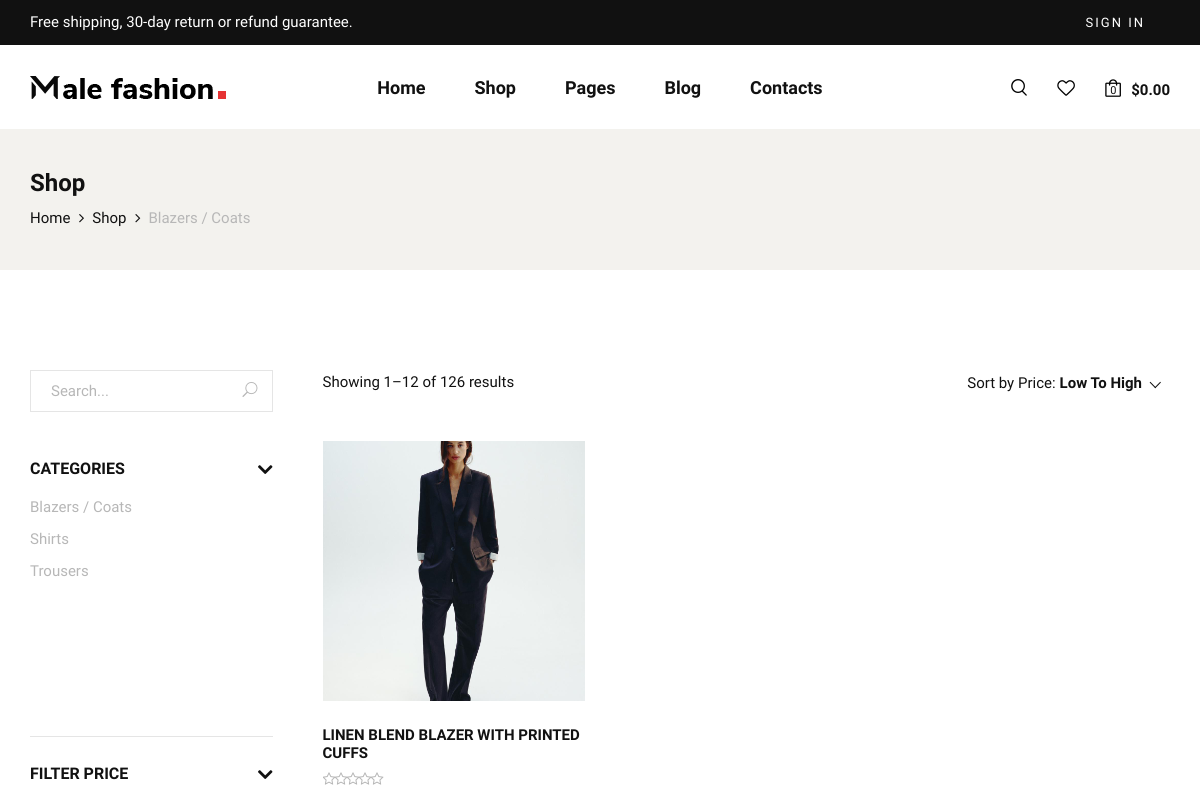
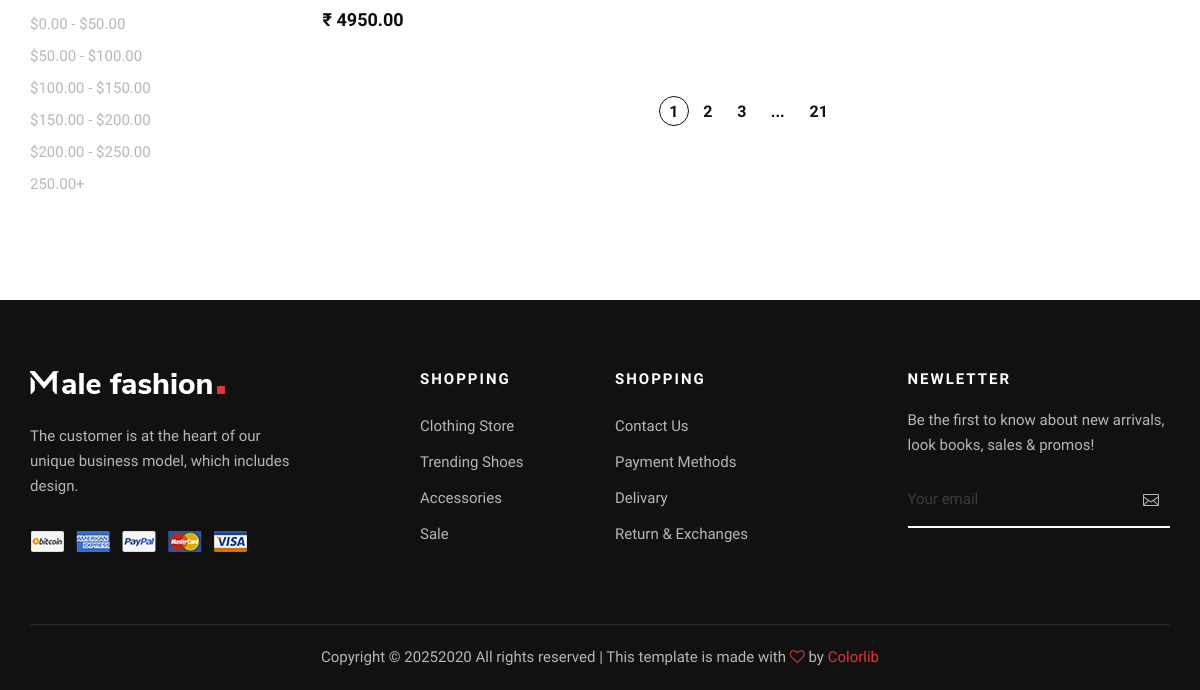
The app's page /products/blazers-coats/, older data (2 pictures, top to bottom).
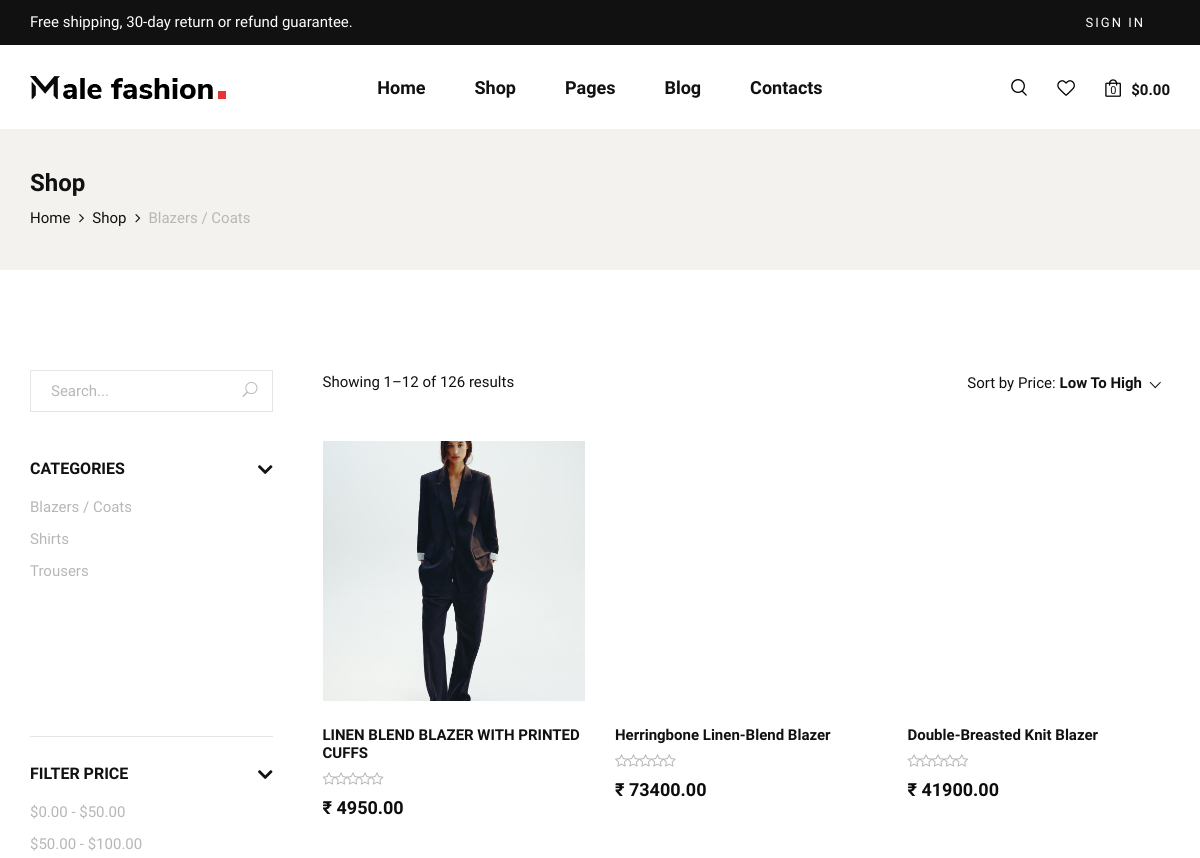
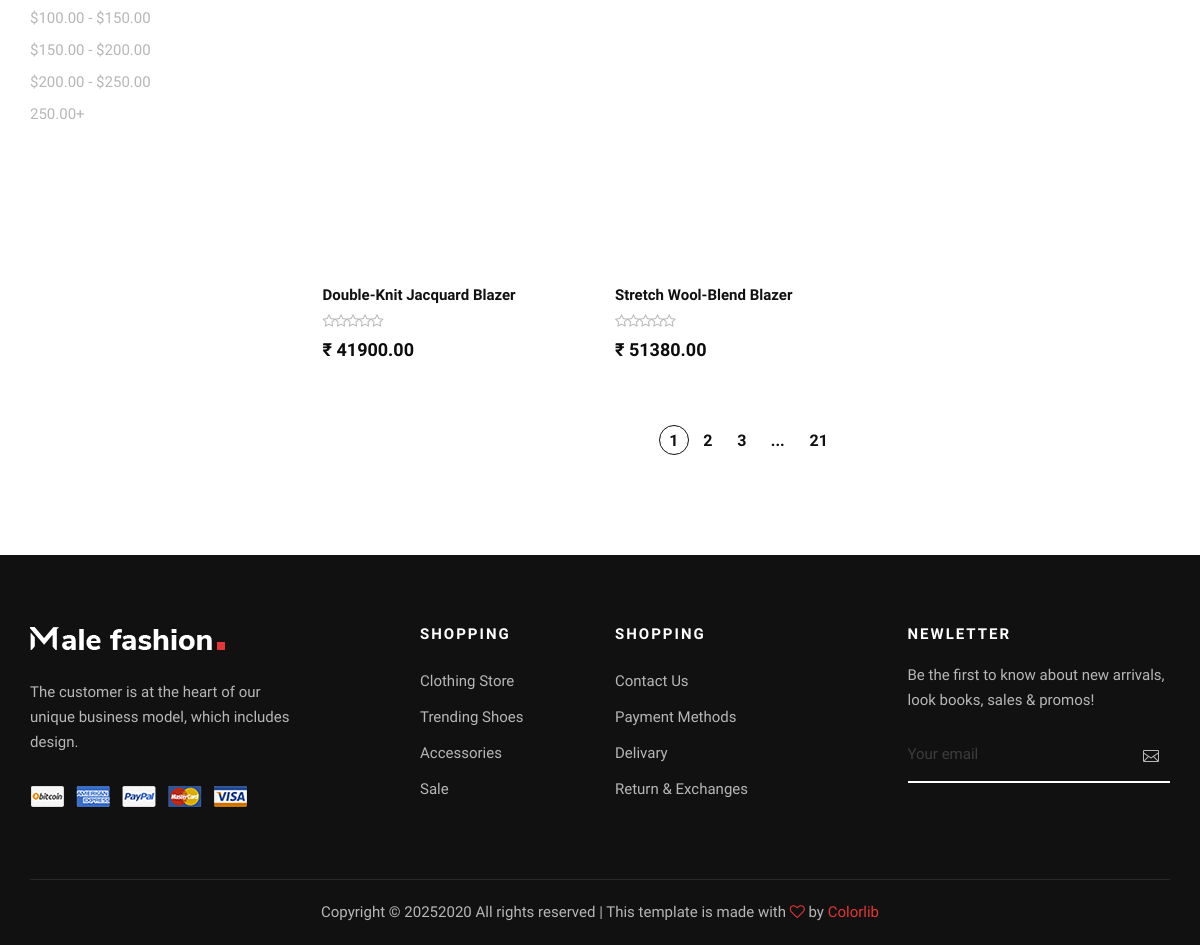
The same page, newer data (2 pictures, top to bottom).
### products/models.py (models this page shows, shortened)
class Categories(models.Model):
    name = models.CharField( max_length=50,unique=True)
    slug = models.SlugField(unique=True,blank=True)
    image = models.ImageField(upload_to='category_images/')

class Product(models.Model):
    category = models.ForeignKey(Categories, on_delete=models.CASCADE)
    name = models.CharField(max_length=150,unique=True)
    slug = models.SlugField(unique=True,blank=True)
    description = models.TextField()
    price = models.DecimalField(max_digits=10, decimal_places=2)
    created_at = models.DateTimeField(auto_now_add=True)

class Inventory(models.Model):
    product = models.ForeignKey(Product, on_delete=models.CASCADE, related_name='inventories')
    color = models.ForeignKey(Color, on_delete=models.CASCADE, related_name='inventory_color')
    size = models.ForeignKey(Size, on_delete=models.CASCADE)
    stock = models.PositiveIntegerField(default=0)
    image = models.ImageField(upload_to='product_images',blank=True,null=True)
    class Meta:
        unique_together = ('product','color','size')

### products/views.py (the view)
# urls.py: path('',include('products.urls')),
def products(request, slug=None):
    if slug:
        category = get_object_or_404(Categories, slug=slug)
        items = Product.objects.filter(category=category)
        category_name = category.name
    else:
        items = Product.objects.filter(category=category)
        category_name = "All Products"
    categories = Categories.objects.all()
    context = {
        'items' : items,
        'category_name' : category_name,
        'categories' : categories,
    }
    return render(request,'products.html', context)

### products/templatetags/nav_tags.py (called while the page is built)
@register.simple_tag(takes_context=True)
def active_class(context, url_name):
    from django.urls import resolve
    try:
        return "active" if resolve(context['request'].path_info).url_name == url_name else ""
    except:
        return ""

### templates/products.html (shortened to what this page needs)
{% extends "base.html" %}
    {% load static %}
    {% block content %}
    <section class="breadcrumb-option">
        <div class="container">
            <div class="row">
                <div class="col-lg-12">
                    <div class="breadcrumb__text">
                        <h4>Shop</h4>
                        <div class="breadcrumb__links">
                            <a href="{% url 'index' %}">Home</a>
                            <a href="{% url 'shop' %}">Shop</a>
                            <span>{{category_name}}</span>
                        </div>
                    </div>
                </div>
            </div>
        </div>
    </section>
    <section class="shop spad">
        <div class="container">
            <div class="row">
                <div class="col-lg-3">
                    <div class="shop__sidebar">
                        <div class="shop__sidebar__search">
                            <form action="#">
                                <input type="text" placeholder="Search...">
                                <button type="submit"><span class="icon_search"></span></button>
                            </form>
                        </div>
                        <div class="shop__sidebar__accordion">
                            <div class="accordion" id="accordionExample">
                                <div class="card">
                                    <div class="card-heading">
                                        <a data-toggle="collapse" data-target="#collapseOne">Categories</a>
                                    </div>
                                    <div id="collapseOne" class="collapse show" data-parent="#accordionExample">
                                        <div class="card-body">
                                            <div class="shop__sidebar__categories">
                                                <ul class="nice-scroll">
                                                    {% for category in categories %}
                                                    <li><a href="{% url 'products' category.slug %}">{{category.name}}</a></li>
                                                    {% endfor %}
                                                </ul>
                                            </div>
                                        </div>
                                    </div>
                                </div>
                                <div class="card">
                                    <div class="card-heading">
                                        <a data-toggle="collapse" data-target="#collapseThree">Filter Price</a>
                                    </div>
                                    <div id="collapseThree" class="collapse show" data-parent="#accordionExample">
                                        <div class="card-body">
                                            <div class="shop__sidebar__price">
                                                <ul>
                                                    <li><a href="#">$0.00 - $50.00</a></li>
                                                    <li><a href="#">$50.00 - $100.00</a></li>
                                                    <li><a href="#">$100.00 - $150.00</a></li>
                                                    <li><a href="#">$150.00 - $200.00</a></li>
                                                    <li><a href="#">$200.00 - $250.00</a></li>
                                                    <li><a href="#">250.00+</a></li>
                                                </ul>
                                            </div>
                                        </div>
                                    </div>
                                </div>
                            </div>
                        </div>
                    </div>
                </div>
                <div class="col-lg-9">
                    <div class="shop__product__option">
                        <div class="row">
                            <div class="col-lg-6 col-md-6 col-sm-6">
                                <div class="shop__product__option__left">
                                    <p>Showing 1–12 of 126 results</p>
                                </div>
                            </div>
                            <div class="col-lg-6 col-md-6 col-sm-6">
                                <div class="shop__product__option__right">
                                    <p>Sort by Price:</p>
                                </div>
                            </div>
                        </div>
                    </div>
                    <div class="row">
                        {% for item in items %}
                            <div class="col-lg-4 col-md-6 col-sm-6">
                                <div class="product__item">
                                    {% with inventory_items=item.inventories.all %}
                                        {% if inventory_items.exists %}
                                            <div class="product__item__pic"
                                                style="background-image: url('{{ inventory_items.0.image.url }}'); background-size: cover; background-position: center;">
                                        {% endif %}
                                            </div>
                                    {% endwith %}
                                    <div class="product__item__text">
                                        <h6>{{item.name}}</h6>
                                        <div class="rating">
                                            <i class="fa fa-star-o"></i>
                                            <i class="fa fa-star-o"></i>
                                            <i class="fa fa-star-o"></i>
                                            <i class="fa fa-star-o"></i>
                                            <i class="fa fa-star-o"></i>
                                        </div>
                                        <h5>₹ {{item.price}}</h5>
                                    </div>
                                </div>
                            </div>
                        {% endfor %}
                    </div>
                    <div class="row">
                        <div class="col-lg-12">
                            <div class="product__pagination">
                                <a class="active" href="#">1</a>
                                <a href="#">2</a>
                                <a href="#">3</a>
                                <span>...</span>
                                <a href="#">21</a>
                            </div>
                        </div>
                    </div>
                </div>
            </div>
        </div>
    </section>
{% endblock content %}

### templates/base.html (shortened to what this page needs)
{% load static %}
{% load nav_tags %}
<!DOCTYPE html>
<html lang="zxx">
<head>
    <link rel="stylesheet" href="{% static 'css/bootstrap.min.css' %}" type="text/css">
    <link rel="stylesheet" href="{% static 'css/font-awesome.min.css' %}" type="text/css">
    <link rel="stylesheet" href="{% static 'css/elegant-icons.css' %}" type="text/css">
    <link rel="stylesheet" href="{% static 'css/magnific-popup.css' %}" type="text/css">
    <link rel="stylesheet" href="{% static 'css/nice-select.css' %}" type="text/css">
    <link rel="stylesheet" href="{% static 'css/owl.carousel.min.css' %}" type="text/css">
    <link rel="stylesheet" href="{% static 'css/slicknav.min.css' %}" type="text/css">
    <link rel="stylesheet" href="{% static 'css/style.css' %}" type="text/css">
</head>
<body>
    <header class="header">
        <div class="header__top">
            <div class="container">
                <div class="row">
                    <div class="col-lg-6 col-md-7">
                        <div class="header__top__left">
                            <p>Free shipping, 30-day return or refund guarantee.</p>
                        </div>
                    </div>
                    <div class="col-lg-6 col-md-5">
                        <div class="header__top__right">
                            <div class="header__top__links">
                                {% if user.is_authenticated %}
                                    <a href="{% url 'auth_logout' %}">Logout</a>
                                    <a href="#"><img src="{% static 'img/icon/person.svg' %}" alt="" style="background-color: white; border-radius: 50%; padding: 4px;"></a>
                                {% else %}
                                    <a href="{% url 'auth_login' %}">Sign in</a>
                                {% endif %}
                            </div>
                        </div>
                    </div>
                </div>
            </div>
        </div>
        <div class="container">
            <div class="row">
                <div class="col-lg-3 col-md-3">
                    <div class="header__logo">
                        <a href="{% url 'index' %}"><img src="{% static 'img/logo.png' %}" alt=""></a>
                    </div>
                </div>
                <div class="col-lg-6 col-md-6">
                    <nav class="header__menu mobile-menu">
                        <ul>
                            <li class="{% active_class 'index' %}"><a href="{% url 'index' %}">Home</a></li>
                            <li class="{% active_class 'shop' %}"><a href="{% url 'shop' %}">Shop</a></li>
                            <li><a href="#">Pages</a></li>
                            <li><a href="./blog.html">Blog</a></li>
                            <li><a href="./contact.html">Contacts</a></li>
                        </ul>
                    </nav>
                </div>
                <div class="col-lg-3 col-md-3">
                    <div class="header__nav__option">
                        <a href="#" class="search-switch"><img src="{% static 'img/icon/search.png' %}" alt=""></a>
                        <a href="#"><img src="{% static 'img/icon/heart.png' %}" alt=""></a>
                        <a href="#"><img src="{% static 'img/icon/cart.png' %}" alt=""> <span>0</span></a>
                        <div class="price">$0.00</div>
                    </div>
                </div>
            </div>
        </div>
    </header>
    {% block content %}
    {% endblock content %}
    <footer class="footer">
        <div class="container">
            <div class="row">
                <div class="col-lg-3 col-md-6 col-sm-6">
                    <div class="footer__about">
                        <div class="footer__logo">
                            <a href="#"><img src="{% static 'img/footer-logo.png' %}" alt=""></a>
                        </div>
                        <p>The customer is at the heart of our unique business model, which includes design.</p>
                        <a href="#"><img src="{% static 'img/payment.png' %}" alt=""></a>
                    </div>
                </div>
                <div class="col-lg-2 offset-lg-1 col-md-3 col-sm-6">
                    <div class="footer__widget">
                        <h6>Shopping</h6>
                        <ul>
                            <li><a href="#">Clothing Store</a></li>
                            <li><a href="#">Trending Shoes</a></li>
                            <li><a href="#">Accessories</a></li>
                            <li><a href="#">Sale</a></li>
                        </ul>
                    </div>
                </div>
                <div class="col-lg-2 col-md-3 col-sm-6">
                    <div class="footer__widget">
                        <h6>Shopping</h6>
                        <ul>
                            <li><a href="#">Contact Us</a></li>
                            <li><a href="#">Payment Methods</a></li>
                            <li><a href="#">Delivary</a></li>
                            <li><a href="#">Return & Exchanges</a></li>
                        </ul>
                    </div>
                </div>
                <div class="col-lg-3 offset-lg-1 col-md-6 col-sm-6">
                    <div class="footer__widget">
                        <h6>NewLetter</h6>
                        <div class="footer__newslatter">
                            <p>Be the first to know about new arrivals, look books, sales & promos!</p>
                            <form action="#">
                                <input type="text" placeholder="Your email">
                                <button type="submit"><span class="icon_mail_alt"></span></button>
                            </form>
                        </div>
                    </div>
                </div>
            </div>
            <div class="row">
                <div class="col-lg-12 text-center">
                    <div class="footer__copyright__text">
                        <p>Copyright ©
                            2020
                            All rights reserved | This template is made with <i class="fa fa-heart-o"
                            aria-hidden="true"></i> by <a href="https://colorlib.com" target="_blank">Colorlib</a>
                        </p>
                    </div>
                </div>
            </div>
        </div>
    </footer>
</body>
</html>

Row changes from the older to the newer data that the page shows:
added Product: name "Herringbone Linen-Blend Blazer", price "73400.00"
added Product: name "Double-Breasted Knit Blazer", price "41900.00"
added Product: name "Double-Knit Jacquard Blazer", price "41900.00"
added Product: name "Stretch Wool-Blend Blazer", price "51380.00"
